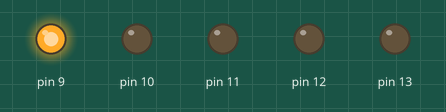
Simulated run of this sketch. Board: Arduino Uno, built with avr-gcc and run on an emulated ATmega328P. On the bench: output pins drawn as LEDs (lit = HIGH).

Above: at 0.1 s.
At 0.9 s:
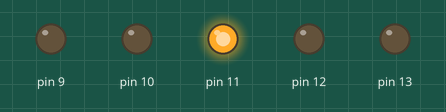
At 1.3 s:
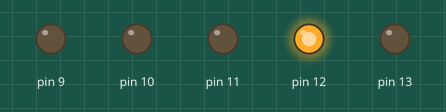
At 1.7 s:
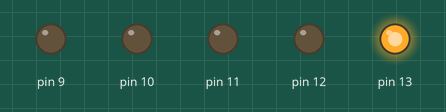
At 2.5 s:
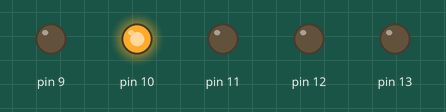
At 4.3 s:
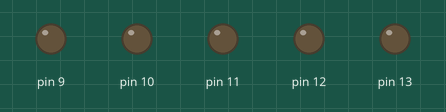
Timing chart, 0 to 4.6 s (numbered marks = the images above):
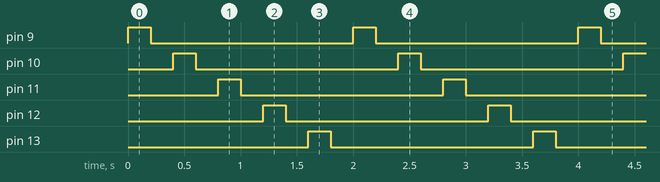

The sketch:

7-fantastico.ino
```cpp
// declaración de variables

int tiempo = 200;                  // tiempo entre encendido y apagado

// configuración

void setup() {
  for (int n = 9; n <= 13; n++) { // se repite desde el 9 hasta el 13 lo siguiente:
    pinMode(n, OUTPUT);           // configuramos el led como salida
  }
}

// Programa

void loop() {

  for (int n = 9; n <= 13; n++) { // se repite desde el 9 hasta el 13 el encendido y apagado del led
    digitalWrite(n, HIGH);
    delay(tiempo);
    digitalWrite(n, LOW);
    delay(tiempo);
  }

}
```

Measured:
- by itself, pin 9–13: alternates HIGH for 0.20 s and LOW for 1.8 s
- by itself, everything shown: repeats every 2.0 s, in 10 steps
